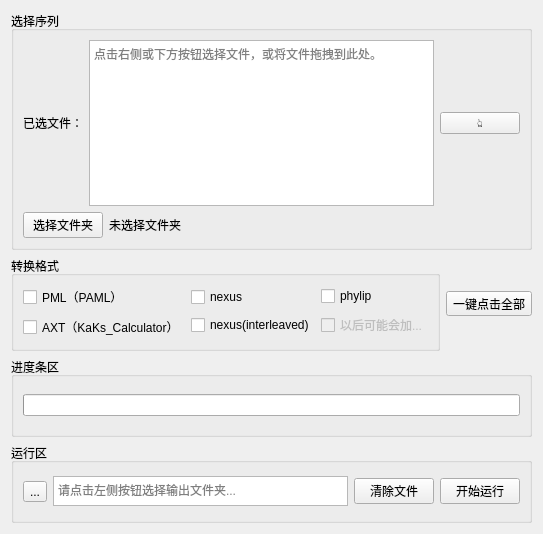
         <widget class="QWidget" name="tab_2">
          <attribute name="title">
           <string>序列格式转换</string>
          </attribute>
          <layout class="QVBoxLayout" name="verticalLayout_28" stretch="3,1,1,1">
           <item>
            <widget class="QGroupBox" name="groupBox_2">
             <property name="title">
              <string>选择序列</string>
             </property>
             <layout class="QVBoxLayout" name="verticalLayout_27">
              <item>
               <layout class="QHBoxLayout" name="horizontalLayout_54">
                <item>
                 <widget class="QLabel" name="label_26">
                  <property name="text">
                   <string>已选文件：</string>
                  </property>
                 </widget>
                </item>
                <item>
                 <widget class="QTextBrowser" name="sel_ali_2">
                  <property name="verticalScrollBarPolicy">
                   <enum>Qt::ScrollBarAlwaysOff</enum>
                  </property>
                  <property name="placeholderText">
                   <string>点击右侧或下方按钮选择文件，或将文件拖拽到此处。</string>
                  </property>
                 </widget>
                </item>
                <item>
                 <widget class="QPushButton" name="sel_ali_bro_3">
                  <property name="text">
                   <string>👆</string>
                  </property>
                 </widget>
                </item>
               </layout>
              </item>
              <item>
               <layout class="QHBoxLayout" name="horizontalLayout_53">
                <item>
                 <widget class="QPushButton" name="sel_ali_bro_4">
                  <property name="maximumSize">
                   <size>
                    <width>80</width>
                    <height>16777215</height>
                   </size>
                  </property>
                  <property name="text">
                   <string>选择文件夹</string>
                  </property>
                 </widget>
                </item>
                <item>
                 <widget class="QLabel" name="sel_ali_path_2">
                  <property name="minimumSize">
                   <size>
                    <width>300</width>
                    <height>0</height>
                   </size>
                  </property>
                  <property name="maximumSize">
                   <size>
                    <width>800</width>
                    <height>16777215</height>
                   </size>
                  </property>
                  <property name="text">
                   <string>未选择文件夹</string>
                  </property>
                 </widget>
                </item>
                <item>
                 <spacer name="horizontalSpacer_14">
                  <property name="orientation">
                   <enum>Qt::Horizontal</enum>
                  </property>
                  <property name="sizeHint" stdset="0">
                   <size>
                    <width>40</width>
                    <height>20</height>
                   </size>
                  </property>
                 </spacer>
                </item>
               </layout>
              </item>
             </layout>
            </widget>
           </item>
           <item>
            <layout class="QHBoxLayout" name="horizontalLayout_55">
             <item>
              <widget class="QGroupBox" name="groupBox_4">
               <property name="title">
                <string>转换格式</string>
               </property>
               <layout class="QHBoxLayout" name="horizontalLayout">
                <item>
                 <layout class="QVBoxLayout" name="verticalLayout_2">
                  <item>
                   <widget class="QCheckBox" name="paml_box">
                    <property name="text">
                     <string>PML（PAML）</string>
                    </property>
                   </widget>
                  </item>
                  <item>
                   <widget class="QCheckBox" name="axt_box">
                    <property name="text">
                     <string>AXT（KaKs_Calculator）</string>
                    </property>
                   </widget>
                  </item>
                 </layout>
                </item>
                <item>
                 <layout class="QVBoxLayout" name="verticalLayout_3">
                  <item>
                   <widget class="QCheckBox" name="nex_box">
                    <property name="text">
                     <string>nexus</string>
                    </property>
                   </widget>
                  </item>
                  <item>
                   <widget class="QCheckBox" name="nex_int_box">
                    <property name="text">
                     <string>nexus(interleaved)</string>
                    </property>
                   </widget>
                  </item>
                 </layout>
                </item>
                <item>
                 <layout class="QVBoxLayout" name="verticalLayout_4">
                  <item>
                   <widget class="QCheckBox" name="phy_box">
                    <property name="text">
                     <string>phylip</string>
                    </property>
                   </widget>
                  </item>
                  <item>
                   <widget class="QCheckBox" name="checkBox_6">
                    <property name="enabled">
                     <bool>false</bool>
                    </property>
                    <property name="text">
                     <string>以后可能会加...</string>
                    </property>
                   </widget>
                  </item>
                 </layout>
                </item>
               </layout>
              </widget>
             </item>
             <item>
              <widget class="QToolButton" name="toolButton">
               <property name="text">
                <string>一键点击全部</string>
               </property>
              </widget>
             </item>
            </layout>
           </item>
           <item>
            <widget class="QGroupBox" name="groupBox_10">
             <property name="minimumSize">
              <size>
               <width>50</width>
               <height>0</height>
              </size>
             </property>
             <property name="title">
              <string>进度条区</string>
             </property>
             <layout class="QVBoxLayout" name="verticalLayout_30">
              <item>
               <widget class="QProgressBar" name="convert_progress">
                <property name="minimumSize">
                 <size>
                  <width>50</width>
                  <height>0</height>
                 </size>
                </property>
                <property name="value">
                 <number>0</number>
                </property>
                <property name="textVisible">
                 <bool>false</bool>
                </property>
               </widget>
              </item>
             </layout>
            </widget>
           </item>
           <item>
            <widget class="QGroupBox" name="groupBox_11">
             <property name="title">
              <string>运行区</string>
             </property>
             <layout class="QHBoxLayout" name="horizontalLayout_4">
              <item>
               <widget class="QToolButton" name="cv_od_bu">
                <property name="text">
                 <string>...</string>
                </property>
               </widget>
              </item>
              <item>
               <widget class="QTextBrowser" name="cv_out_dir">
                <property name="maximumSize">
                 <size>
                  <width>500</width>
                  <height>30</height>
                 </size>
                </property>
                <property name="verticalScrollBarPolicy">
                 <enum>Qt::ScrollBarAlwaysOff</enum>
                </property>
                <property name="horizontalScrollBarPolicy">
                 <enum>Qt::ScrollBarAlwaysOff</enum>
                </property>
                <property name="placeholderText">
                 <string>请点击左侧按钮选择输出文件夹...</string>
                </property>
               </widget>
              </item>
              <item>
               <widget class="QPushButton" name="clear_cvfile">
                <property name="text">
                 <string>清除文件</string>
                </property>
               </widget>
              </item>
              <item>
               <widget class="QPushButton" name="cv_running">
                <property name="text">
                 <string>开始运行</string>
                </property>
               </widget>
              </item>
             </layout>
            </widget>
           </item>
          </layout>
         </widget>
